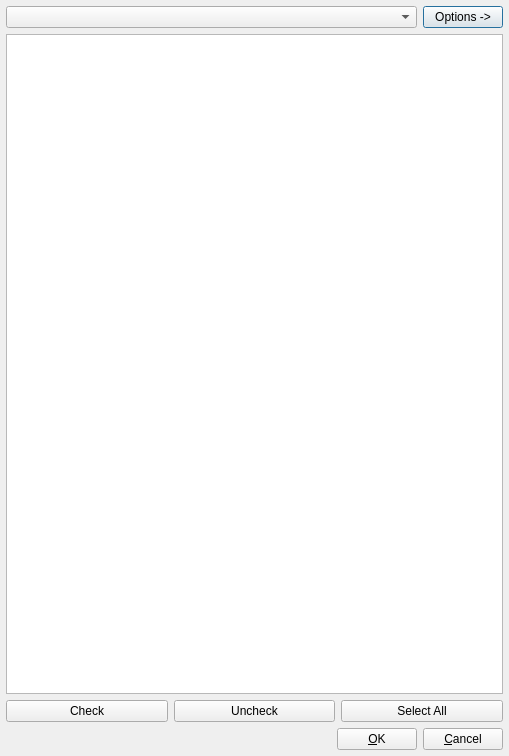
<ui version="4.0" >
 <class>HostSelectorBase</class>
 <widget class="QDialog" name="HostSelectorBase" >
  <property name="geometry" >
   <rect>
    <x>0</x>
    <y>0</y>
    <width>509</width>
    <height>756</height>
   </rect>
  </property>
  <property name="windowTitle" >
   <string>Select Hosts</string>
  </property>
  <layout class="QVBoxLayout" >
   <property name="margin" >
    <number>6</number>
   </property>
   <property name="spacing" >
    <number>6</number>
   </property>
   <item>
    <layout class="QHBoxLayout" >
     <property name="margin" >
      <number>0</number>
     </property>
     <property name="spacing" >
      <number>6</number>
     </property>
     <item>
      <widget class="RecordCombo" name="mHostGroupCombo" >
       <property name="sizePolicy" >
        <sizepolicy>
         <hsizetype>13</hsizetype>
         <vsizetype>13</vsizetype>
         <horstretch>0</horstretch>
         <verstretch>0</verstretch>
        </sizepolicy>
       </property>
      </widget>
     </item>
     <item>
      <widget class="QPushButton" name="mOptionsButton" >
       <property name="sizePolicy" >
        <sizepolicy>
         <hsizetype>4</hsizetype>
         <vsizetype>0</vsizetype>
         <horstretch>0</horstretch>
         <verstretch>0</verstretch>
        </sizepolicy>
       </property>
       <property name="text" >
        <string>Options -></string>
       </property>
      </widget>
     </item>
    </layout>
   </item>
   <item>
    <widget class="RecordTreeView" name="mHostTree" />
   </item>
   <item>
    <layout class="QHBoxLayout" >
     <property name="margin" >
      <number>0</number>
     </property>
     <property name="spacing" >
      <number>6</number>
     </property>
     <item>
      <widget class="QPushButton" name="CheckSelected" >
       <property name="text" >
        <string>Check</string>
       </property>
      </widget>
     </item>
     <item>
      <widget class="QPushButton" name="UnCheckSelected" >
       <property name="text" >
        <string>Uncheck</string>
       </property>
      </widget>
     </item>
     <item>
      <widget class="QPushButton" name="SelectAll" >
       <property name="text" >
        <string>Select All</string>
       </property>
      </widget>
     </item>
    </layout>
   </item>
   <item>
    <layout class="QHBoxLayout" >
     <property name="margin" >
      <number>0</number>
     </property>
     <property name="spacing" >
      <number>6</number>
     </property>
     <item>
      <spacer>
       <property name="orientation" >
        <enum>Qt::Horizontal</enum>
       </property>
       <property name="sizeType" >
        <enum>QSizePolicy::Expanding</enum>
       </property>
       <property name="sizeHint" >
        <size>
         <width>61</width>
         <height>15</height>
        </size>
       </property>
      </spacer>
     </item>
     <item>
      <widget class="QPushButton" name="OKButton" >
       <property name="text" >
        <string>&amp;OK</string>
       </property>
      </widget>
     </item>
     <item>
      <widget class="QPushButton" name="CancelButton" >
       <property name="text" >
        <string>&amp;Cancel</string>
       </property>
      </widget>
     </item>
    </layout>
   </item>
  </layout>
 </widget>
 <layoutdefault spacing="6" margin="11" />
 <customwidgets>
  <customwidget>
   <class>RecordCombo</class>
   <extends>QComboBox</extends>
   <header>recordcombo.h</header>
  </customwidget>
  <customwidget>
   <class>RecordTreeView</class>
   <extends>QTreeView</extends>
   <header>recordtreeview.h</header>
  </customwidget>
 </customwidgets>
 <resources/>
 <connections>
  <connection>
   <sender>OKButton</sender>
   <signal>clicked()</signal>
   <receiver>HostSelectorBase</receiver>
   <slot>accept()</slot>
   <hints>
    <hint type="sourcelabel" >
     <x>196</x>
     <y>734</y>
    </hint>
    <hint type="destinationlabel" >
     <x>163</x>
     <y>740</y>
    </hint>
   </hints>
  </connection>
  <connection>
   <sender>CancelButton</sender>
   <signal>clicked()</signal>
   <receiver>HostSelectorBase</receiver>
   <slot>reject()</slot>
   <hints>
    <hint type="sourcelabel" >
     <x>317</x>
     <y>738</y>
    </hint>
    <hint type="destinationlabel" >
     <x>346</x>
     <y>742</y>
    </hint>
   </hints>
  </connection>
 </connections>
</ui>
